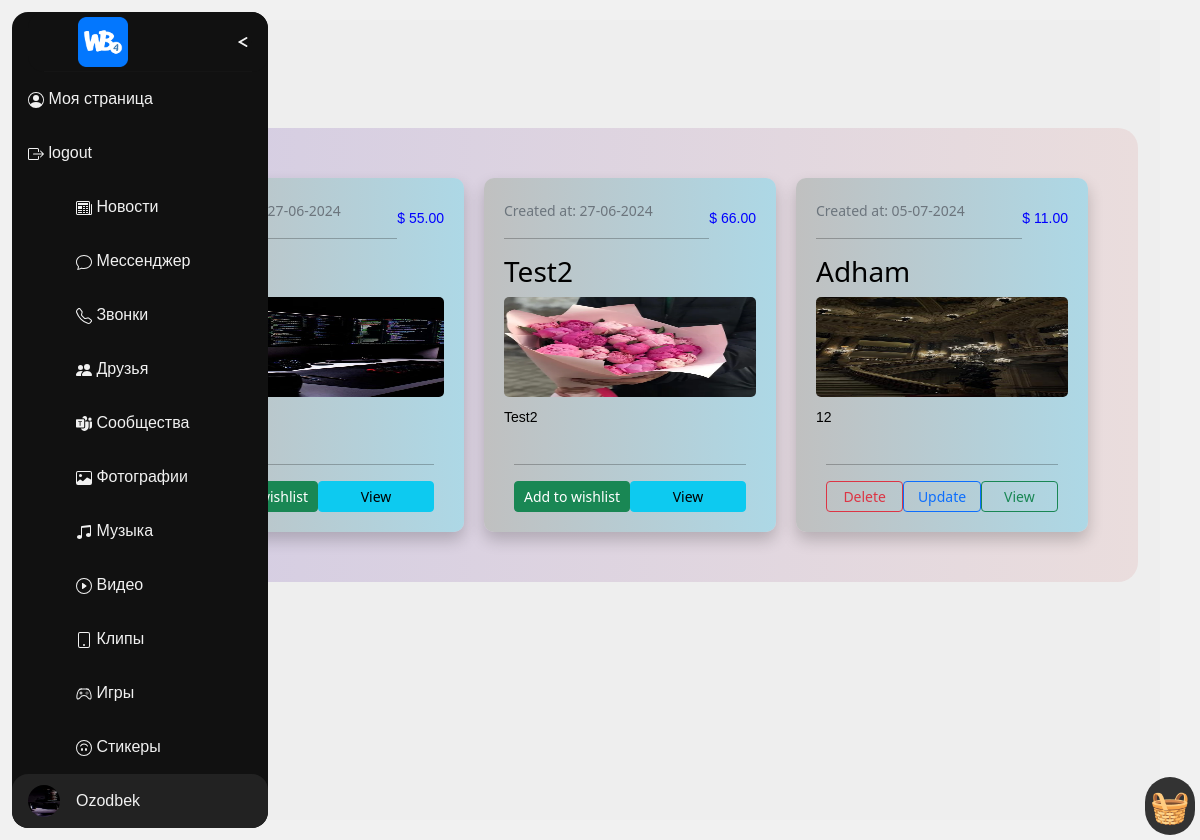
The app's page /books/ (signed in) with its own data.
### users/models.py (models this page shows, shortened)
class Profile(models.Model):
    user = models.OneToOneField(User, on_delete=models.CASCADE)
    image = models.ImageField(default='default.jpg', upload_to='profile_pics')

### books/models.py (models this page shows, shortened)
class Books(models.Model):
    title: str = models.CharField(max_length=50)
    description: str = models.TextField()
    author: User = models.ForeignKey(User, on_delete=models.SET_NULL,
                                     null=True, blank=True)
    genre: str = models.CharField(max_length=25)
    is_available: bool = models.BooleanField(default=True)
    price: float = models.DecimalField(max_digits=5, decimal_places=2)
    created: datetime = models.DateTimeField(auto_now_add=True)
    image = models.ImageField(
        default='books/book_default_img.png', upload_to="books")
    objects = models.Manager()  # default
    c_objects = BooksManager()  # custom manager

### books/views.py (the view)
# urls.py: path("", BooksListView.as_view(), name="books_view"),
class BooksListView(ListView):
    modal = Books
    template_name = 'books.html'
    def get_queryset(self):
        return Books.objects.all()

### books/templates/books.html (shortened to what this page needs)
{% extends 'base.html' %}
{% load static %}
{% load django_bootstrap5 %}
{% block link %}
  <link rel="stylesheet" href="{% static 'css/books.css' %}" />
{% endblock %}
{% block content %}
  <h1>Books</h1>
  <div class="container-fluid">
    <div class="all-books">
      {% if object_list %}
        {% for book in object_list %}
          <div class="book">
            <div class="book-header">
              <small class="text-secondary">Created at: {{ book.created|date:'d-m-Y' }}</small>
              <p class="book-cost">$ {{ book.price }}</p>
            </div>
            <hr />
            <h3>{{ book.title }}</h3>
            <img src="{{ book.image.url }}" alt="{{ book.title }}" />
            <p>{{ book.description }}</p>
              <div class="book-footer">
                <hr />
                {% if book.author.id == request.user.id %}
                  <a href="{% url 'book_details' book.id %}" class="btn btn-sm col-sm-4 btn-outline-success">View</a>
                  <a href="{% url 'update_book' book.id %}" class="btn btn-sm col-sm-4 btn-outline-primary">Update</a>
                  <a
                    href="{% url 'delete_book' book.id %}"
                    class="btn btn-sm col-sm-4 btn-outline-danger">
                    Delete
                  </a>
                {% else %}
                  <a href="{% url 'book_details' book.id %}"
                    class="btn btn-sm col-sm-6 btn-info"
                  >
                    View
                  </a>
                  <a href="{% url 'add_to_wishlist' book.id %}"
                    class="btn btn-sm col-sm-6 btn-success"
                  >
                    Add to wishlist
                  </a>
                {% endif %}
              </div>
          </div>
        {% endfor %}
      {% else %}
        <p>No books found</p>
      {% endif %}
    </div>
  </div>
{% endblock %}

### templates/navbar.html (shortened to what this page needs)
{% load static %}
{% load django_bootstrap5 %}
{% block navbar %}
  <div id="nav-bar">
    <div id="nav-header">
      <a id="nav-title" href="{% url 'home_page' %}"><img src="/static/images/logo.png" width="50" height="50" alt="" style="margin: 5px 50px;" /></a>
      <label for="nav-toggle"><span id="nav-toggle-burger"></span></label>
      <hr />
    </div>
    <div id="nav-content">
      <div class="nav-button">
        <span><a href="{% url 'profile' %}">
            Моя страница</a></span>
      </div>
      <div class="nav-button">
        <span><a href="{% url 'logout' %}">
            logout</a></span>
      </div>
      <div class="nav-button">
        <span><a href="{% url 'news' %}">
            Новости</a></span>
      </div>
      <div class="nav-button">
        <span><a href="{% url 'message' %}">
            Мессенджер</a></span>
      </div>
      <div class="nav-button">
        <span><a href="{% url 'calls' %}">
            Звонки
        </a></span>
      </div>
      <div class="nav-button">
        <span><a href="{% url 'friends' %}">
            Друзья
        </a></span>
      </div>
      <div class="nav-button">
        <span><a href="{% url 'groups' %}">
            Сообщества
        </a></span>
      </div>
      <div class="nav-button">
        <span><a href="{% url 'photos' %}">
            Фотографии
        </a></span>
      </div>
      <div class="nav-button">
        <span><a href="{% url 'music' %}">
            Музыка
        </a></span>
      </div>
      <div class="nav-button">
        <span><a href="{% url 'video' %}">
            Видео
        </a></span>
      </div>
      <div class="nav-button">
        <span><a href="{% url 'clips' %}">
            Клипы
        </a></span>
      </div>
      <div class="nav-button">
        <span><a href="{% url 'game' %}">
            Игры
        </a></span>
      </div>
      <div class="nav-button">
        <span><a href="{% url 'stickers' %}">
            Стикеры
        </a></span>
      </div>
      <div class="nav-button">
        <span></span>
      </div>
    </div>
    <div id="nav-footer">
      <div id="nav-footer-heading">
        <div id="nav-footer-avatar">
          <img src="{{ user.profile.image.url }}" width="150" height="50" alt="" />
        </div>
        <div id="nav-footer-titlebox">
          <a id="nav-footer-title" href="{% url 'profile' %}">{{ user.username }}</a>
        </div>
        <label for="nav-footer-toggle"></label>
      </div>
    </div>
  </div>
{% endblock %}

### static/css/base.css (style rules this page uses)
* { padding: 0; margin: 0; box-sizing: border-box; transition: 0.2s ease-out; }
body { background-color: #000000; color: #ffffff; }
h1, h2 { font-family: 'Fino', serif; }

### static/css/books.css (style rules this page uses)
.all-books { margin-top: 50px; margin-bottom: 50px; background-image: linear-gradient(to right, #d3cce3, #eadddd); border-radius: 0 20px 20px 20px; padding: 50px; display: grid; grid-template-columns: repeat(3, 1fr); gap: 20px; }
.book { border-radius: 10px; padding: 20px; box-shadow: 0 8px 16px rgba(0, 0, 0, 0.2); background-image: linear-gradient(to right, silver, lightblue); }
.all-books img { width: 100%; height: 100px; border-radius: 5px; }
.all-books .book-cost { float: right; font-family: Impact, Haettenschweiler, 'Arial Narrow Bold', sans-serif; color: blue; }
.all-books p { margin-top: 10px; overflow: hidden; text-overflow: ellipsis; display: -webkit-box; -webkit-line-clamp: 2; -webkit-box-orient: vertical; font-family: cursive, sans-serif; font-size: 14px; text-align: justify; margin-bottom: 10px; }
.all-books .book-footer { border-radius: 10px; padding: 10px; }
.all-books .book-footer a { float: right; }

### templates/base.html (style rules this page uses)
* { padding: 0; margin: 0; box-sizing: border-box; transition: 0.2s ease-out; }
body { background-color: black; color: black; margin: 0px 30px; }
h1, h2 { font-family: 'Fino', serif; }

### records on screen
Books: created "27-06-2024", price "55.00", image (picture), shows "View"
Books: created "27-06-2024", price "66.00", title "Test2", image (picture), description "Test2", shows "View"
Books: created "05-07-2024", price "11.00", title "Adham", image (picture), description "12", shows "View"

### other values on screen
{{ user.username }} "Ozodbek"
